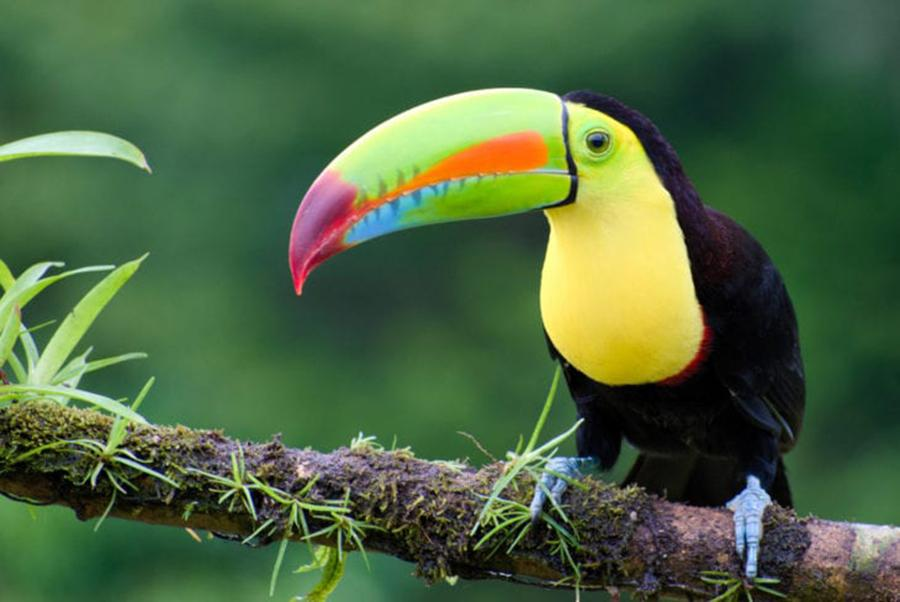
#> input picture Connected Component Labeling/era.jpg, 900 x 602 px
$ python 'Connected Component Labeling.py'
#> lines starting #> are read from the running program, lines starting #| are printed output that depends on the picture; after the words box and inside, x2 and y2 are one past the last pixel; in counts of white or black regions, pixels touching at a corner belong together
import cv2
import numpy as np
import matplotlib.pyplot as plt

image = cv2.imread('era.jpg', cv2.IMREAD_GRAYSCALE)
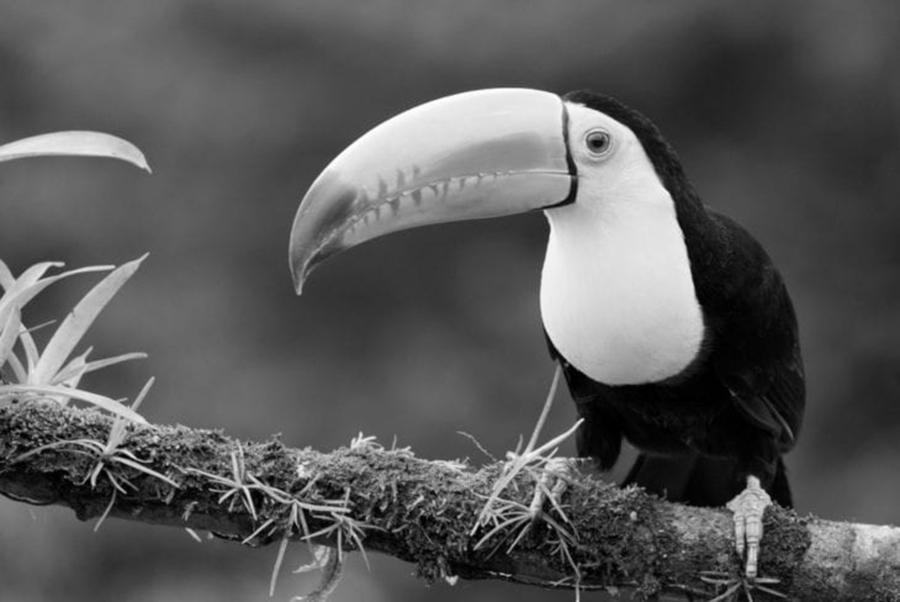
#> image: shape (602, 900); min 0, max 255, mean 89.2

_, binary_image = cv2.threshold(image, 127, 255, cv2.THRESH_BINARY)
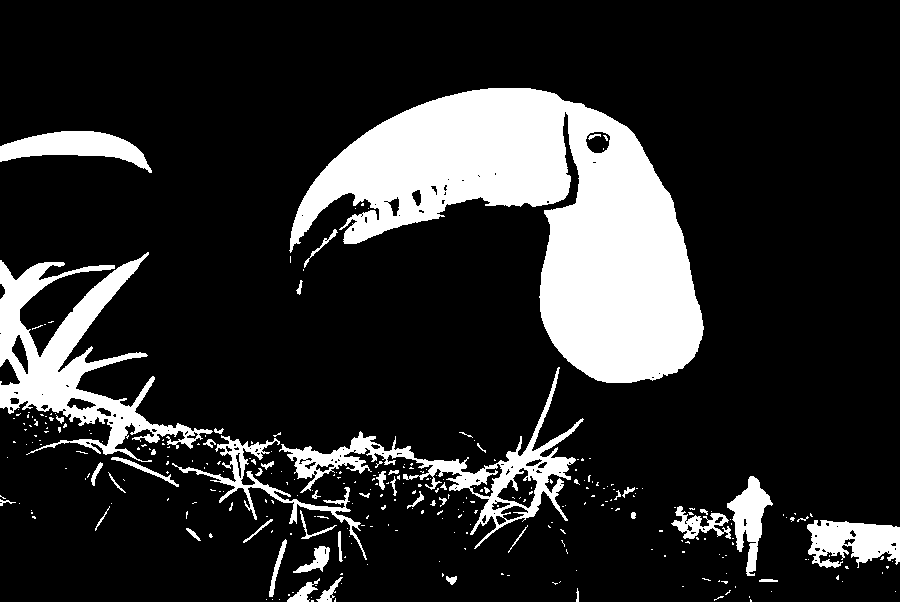
#> binary_image: shape (602, 900); 17.3% white; 309 white regions (258 under 20 px), largest, box (x1, y1, x2, y2) and area: (289, 88, 704, 383) 57232, (0, 252, 213, 462) 13062, (279, 367, 584, 549) 7337

num_labels, labels = cv2.connectedComponents(binary_image)
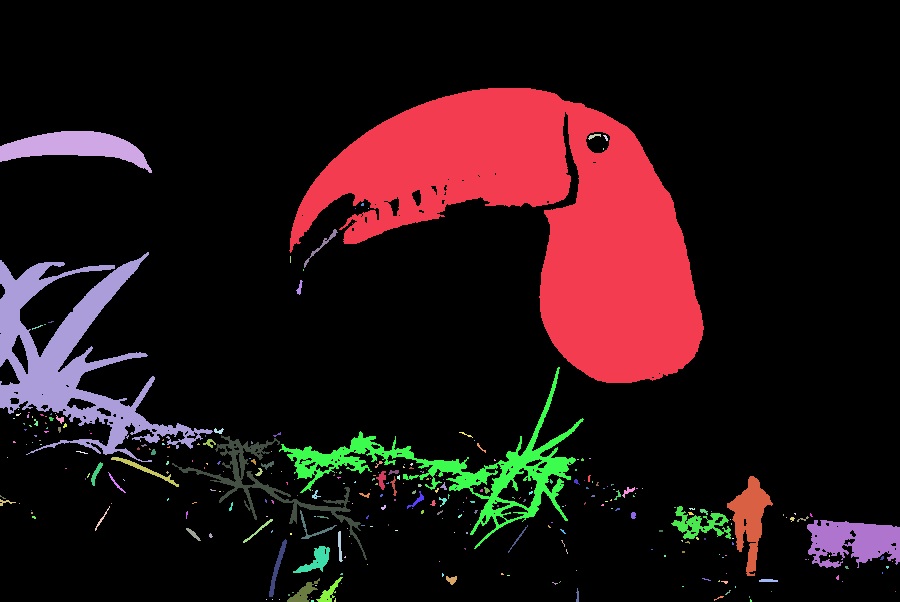
#> labels: shape (602, 900) int32; 310 distinct labels, from 0 to 309; one colour per label, 0 black
#> num_labels = 310

colored_labels = cv2.applyColorMap(np.uint8(labels * 255 / num_labels), cv2.COLORMAP_JET)
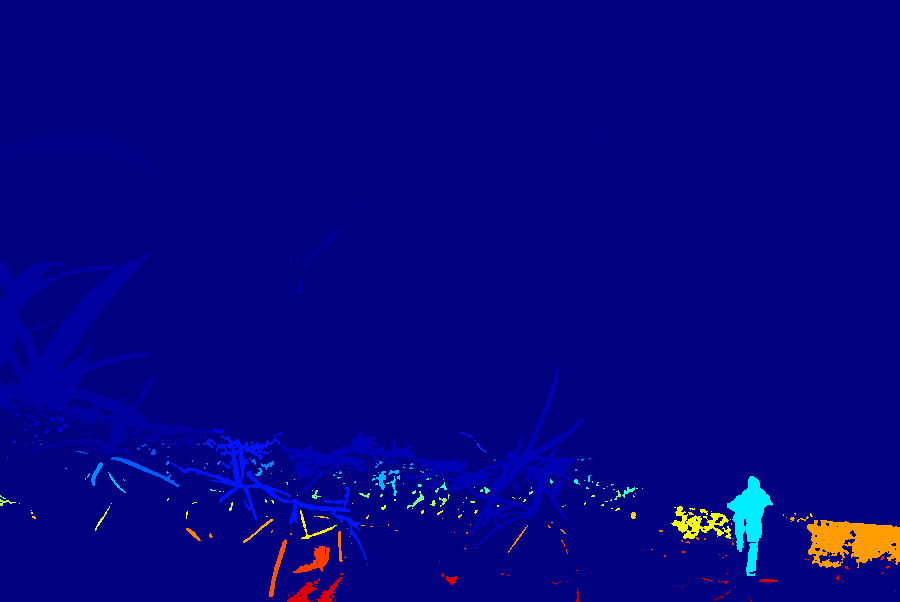
#> colored_labels: shape (602, 900, 3); mean B, G, R 129.4, 3.1, 3

plt.subplot(121), plt.imshow(binary_image, cmap='gray'), plt.title('Binary Image')
plt.subplot(122), plt.imshow(colored_labels), plt.title('Connected Components')
plt.show()
#> figure, not shown here; B, G, R data is drawn as R, G, B

print(f"Total connected components found: {num_labels - 1}")
#| Total connected components found: 309
